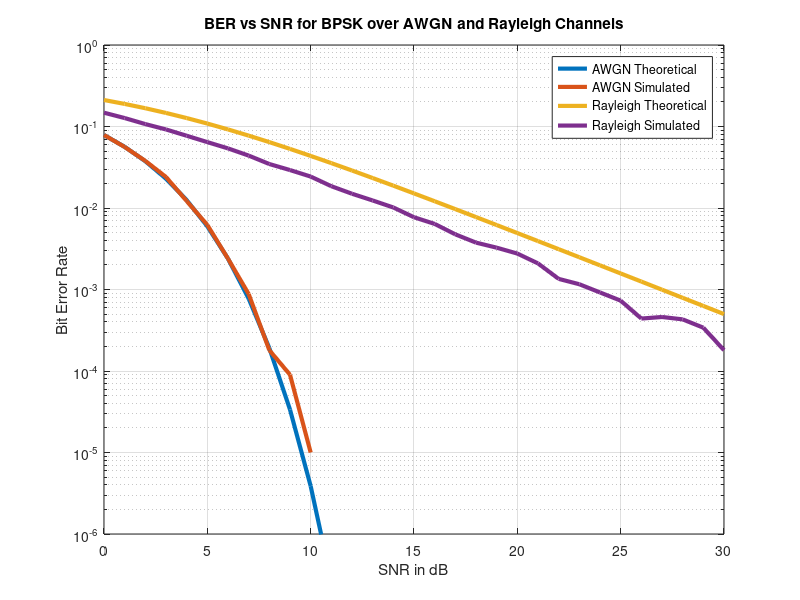

Here is the MATLAB script that generated this plot:
clc;
clear all;
close all;
N = 1e5;
input = rand(1,N) > 0.5;
input_bpsk = 2*input - 1;
SNRdb = 0:30;
SNR = 10.^(SNRdb/10);
BER_awgn_th = 0.5 * erfc(sqrt(SNR));
for z = 1:length(SNR)
noise = randn(1,N);
y = input_bpsk + noise./sqrt(2*SNR(z));
rec = y > 0;
err_awgn(z) = sum(input ~= rec);
end
BER_awgn_sim = err_awgn / N;
BER_ray_th = 0.5 * (1 - sqrt(SNR./(SNR + 2)));
for z = 1:length(SNR)
h = (randn(1,N) + 1i*randn(1,N))/sqrt(2);
noise = (randn(1,N) + 1i*randn(1,N))/sqrt(2);
y = h .* input_bpsk + noise./sqrt(SNR(z));
y_eq = y ./ h;
rec = real(y_eq) > 0;
err_ray(z) = sum(input ~= rec);

end
BER_ray_sim = err_ray / N;
figure;
semilogy(SNRdb, BER_awgn_th, 'LineWidth', 3); hold on;
semilogy(SNRdb, BER_awgn_sim, 'LineWidth', 3);
semilogy(SNRdb, BER_ray_th, 'LineWidth', 3);
semilogy(SNRdb, BER_ray_sim, 'LineWidth', 3);
grid on;
xlim([0 30]);
ylim([1e-6 1]);
xlabel('SNR in dB');
ylabel('Bit Error Rate');
title('BER vs SNR for BPSK over AWGN and Rayleigh Channels');
legend('AWGN Theoretical','AWGN Simulated', ...
'Rayleigh Theoretical','Rayleigh Simulated');
